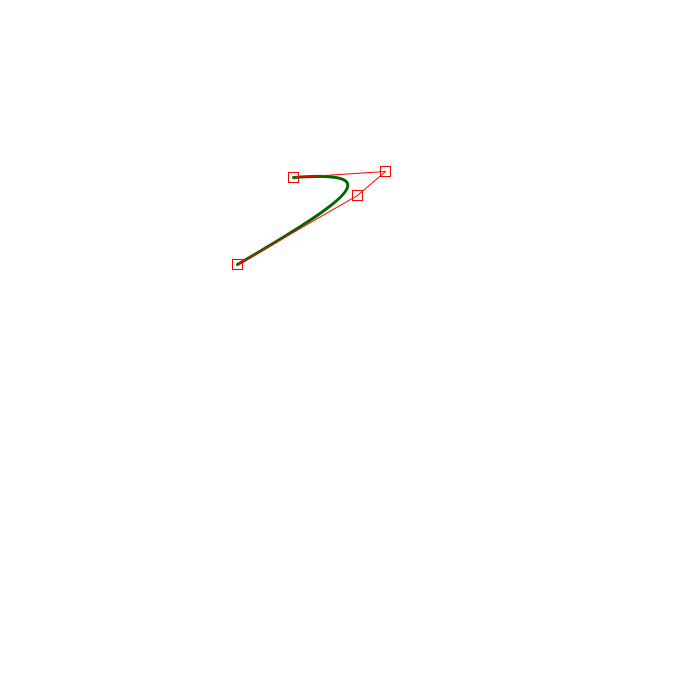
Frame 1 (no input)
Frame 60 (the mouse pressed at the canvas centre just before this capture): identical to frame 1, image omitted
Frame 120 (the mouse held since frame 60 and released just before this capture): identical to frame 1, image omitted

The Processing sketch that drew this single still picture (run headless with seeded random() and noise(); from frame 60 on, the mouse is pressed at the canvas centre):

// Processing sketch: BezierSplitting
// ── BezierSplitting.pde
/* this builds on BezierInteraction to demonstrate how Bezier curves split
 * it is intended for students to use rather than as an example of good coding
 * note that there is a second file (accessed through the second tab above) that contains
 *   all the code for handling the Bezier curves
 */
 
ArrayList<Bezier> beziers = new ArrayList<Bezier>() ; // the Bezier curves

boolean pointSelected = false ;   // whether a point is currently selected
Bezier selectedBezier ; // the currently selected curve

boolean showTests = false ; // show the straight line approximation and the distances calculated in the flatness test

boolean showConstruction = false ; // show how a point on the Bezier curve is calculated by repeated interpolation
float constructionParameter = 0.5 ; // the parameter telling where that point is on the Bezier curve

void setup() {
  size(700, 700);
  // print some help information in the black area at the bottom of the Processing window
  println( "t = toggle between showing the tests (blue lines)" ) ;
  println( "c = toggle between showing control points and construction" ) ;
  println( "    left and right arrows change split point, space restores to 0.5" ) ;
  println( "s = split the currently selected Bezier" ) ;
  println( "The software does not maintain connectivity of the split Beziers so do not move control points once the first split is done" ) ;

  // assign the four points to random positions
  beziers.add( new Bezier(random(100, 400), random(100, 400), random(100, 400), random(100, 400), random(100, 400), random(100, 400), random(100, 400), random(100, 400)) ) ;
}

void draw() {
  background(255) ;
  noFill();
  for ( Bezier b : beziers ) {
    strokeWeight( 3 ) ;
    stroke(0, 102, 0); // draw a green Bezier curve
    b.draw();
    strokeWeight(1) ;
    stroke(255, 0, 0); // red lines
    if( showConstruction ) b.drawConstruction( constructionParameter );
    else b.drawControls();
    if ( showTests ) {
      strokeWeight(2);
      stroke(0, 0, 255) ; // blue lines
      b.drawTests();
    }
  }
}

void mousePressed() {
  PVector mpos = new PVector( mouseX, mouseY ) ;
  for ( Bezier b : beziers ) {
    pointSelected = b.selectPoint( mpos ) ;
    if ( pointSelected ) { 
      selectedBezier = b ; 
      return ;
    }
  }
}


void mouseDragged() {
  PVector deltaPos = new PVector( mouseX-pmouseX, mouseY-pmouseY ) ;
  if ( pointSelected ) { // move the selected point
    selectedBezier.moveSelectedPoint( deltaPos ) ;
  }
}

void keyPressed() {
  Bezier[] newBez ;
  if ( key == 's' ) if ( pointSelected ) { 
    newBez = selectedBezier.split( constructionParameter ) ; 
    beziers.remove( selectedBezier ) ; 
    beziers.add( newBez[0] ) ; 
    beziers.add( newBez[1] ) ; 
    pointSelected=false;
  } 
  
  if ( key == 't' ) showTests = !showTests ;
  if ( key == 'c' ) showConstruction = !showConstruction ;
  
  if( keyCode == RIGHT ) { constructionParameter += 0.05 ; if(constructionParameter > 1.0) constructionParameter = 1.0 ;}
  if( keyCode == LEFT )  { constructionParameter -= 0.05 ; if(constructionParameter < 0.0) constructionParameter = 0.0 ;}
  if( key == ' ' ) { constructionParameter = 0.5 ; } ;
  
}
// ── Bezier.pde
class Bezier {
  PVector[] pts = new PVector[4] ;  // the four points in a Bezier curve
  float epsilon = 10 ;              // the maximum distance from a point that allows it to be selected
  int selectedPoint = 0 ;           // the currently selected point
  boolean pointSelected = false ;   // whether a point is currently selected

  Bezier( float x0, float y0, float x1, float y1, float x2, float y2, float x3, float y3 ) {
    for ( int i=0; i < 4; i++ ) {
      pts[i]=new PVector();
    }
    pts[0].x = x0 ;
    pts[0].y = y0 ;
    pts[1].x = x1 ;
    pts[1].y = y1 ;
    pts[2].x = x2 ;
    pts[2].y = y2 ;
    pts[3].x = x3 ;
    pts[3].y = y3 ;
  }
  Bezier( PVector p0, PVector p1, PVector p2, PVector p3 ) {
    pts[0]=p0;
    pts[1]=p1;
    pts[2]=p2;
    pts[3]=p3;
  }

  void lineV( PVector P0, PVector P1 ) { //helper function to draw a line between two PVectors
    line( P0.x, P0.y, P1.x, P1.y ) ;
  }

  void boxV( PVector P ) { // helper function to draw a little box centred on P
    rect( P.x -epsilon/2, P.y-epsilon/2, epsilon, epsilon) ;
  }

  void drawTests() { // draw the line between points 0 and 3, and the lines used in the calculation of the test distances
    PVector nearest ;
    PVector endToEnd = PVector.sub( pts[3], pts[0] ) ;
    float s ;

    lineV( pts[0], pts[3] ) ;

    s = PVector.dot( endToEnd, PVector.sub( pts[1], pts[0] ) ) / endToEnd.magSq() ;
    if ( s < 0.0 ) { 
      nearest = pts[0] ;
    } else if ( s > 1.0 ) { 
      nearest = pts[3] ;
    } else nearest = PVector.lerp( pts[0], pts[3], s ) ;
    lineV( pts[1], nearest ) ;

    s = PVector.dot( endToEnd, PVector.sub( pts[2], pts[0] ) ) / endToEnd.magSq() ;
    if ( s < 0.0 ) { 
      nearest = pts[0] ;
    } else if ( s > 1.0 ) { 
      nearest = pts[3] ;
    } else nearest = PVector.lerp( pts[0], pts[3], s ) ;
    lineV( pts[2], nearest ) ;
  }

  void drawControls() {
    for ( int i=0; i<3; i++ ) { // draw lines pts[0]-pts[1] and pts[2]-pts[3] 
      lineV( pts[i], pts[i+1] ) ;
    }
    for ( int i=0; i<4; i++ ) { // draw little boxes at each point
      boxV( pts[i] ) ;
    }
  }

  void drawConstruction( float t ) {
    PVector p01=PVector.lerp(pts[0], pts[1], t);
    PVector p12=PVector.lerp(pts[1], pts[2], t);
    PVector p23=PVector.lerp(pts[2], pts[3], t);
    PVector p012=PVector.lerp(p01, p12, t);
    PVector p123=PVector.lerp(p12, p23, t);
    PVector p0123=PVector.lerp(p012, p123, t);

    noFill();
    strokeWeight(1);
    stroke(255, 0, 0);
    lineV(pts[0], pts[1]);
    lineV(pts[1], pts[2]);
    lineV(pts[2], pts[3]);
    boxV(pts[0]);
    boxV(pts[1]);
    boxV(pts[2]);
    boxV(pts[3]);
    stroke(255, 128, 0);
    lineV(p01, p12);
    lineV(p12, p23);
    boxV(p01);
    boxV(p12);
    boxV(p23);
    stroke(128, 128, 0);
    lineV(p012, p123);
    boxV(p012);
    boxV(p123);
    stroke(0, 128, 0);
    boxV(p0123);
  }

  void draw() {
    bezier( pts[0].x, pts[0].y, pts[1].x, pts[1].y, pts[2].x, pts[2].y, pts[3].x, pts[3].y ) ;
  }

  boolean selectPoint( PVector mpos ) {
    for ( int i=0; i<4; i++ ) { // search through the points to see if any is close enough to mouse to be selected
      if ( pts[i].dist( mpos ) < epsilon ) {
        selectedPoint = i ;
        pointSelected = true ;
        return true ; // once we have found one point we return, we cannot select more than one point at a time
      }
    }
    return false ;
  }

  void moveSelectedPoint( PVector delta ) {
    pts[selectedPoint].add( delta ) ;
  }

  Bezier[] split( float t ) {
    PVector p01=PVector.lerp(pts[0], pts[1], t);
    PVector p12=PVector.lerp(pts[1], pts[2], t);
    PVector p23=PVector.lerp(pts[2], pts[3], t);
    PVector p012=PVector.lerp(p01, p12, t);
    PVector p123=PVector.lerp(p12, p23, t);
    PVector p0123=PVector.lerp(p012, p123, t);
    Bezier[] newBez = new Bezier[2] ;
    newBez[0] = new Bezier(pts[0], p01, p012, p0123) ;
    newBez[1] = new Bezier(p0123, p123, p23, pts[3]) ;
    return newBez ;
  }
}
